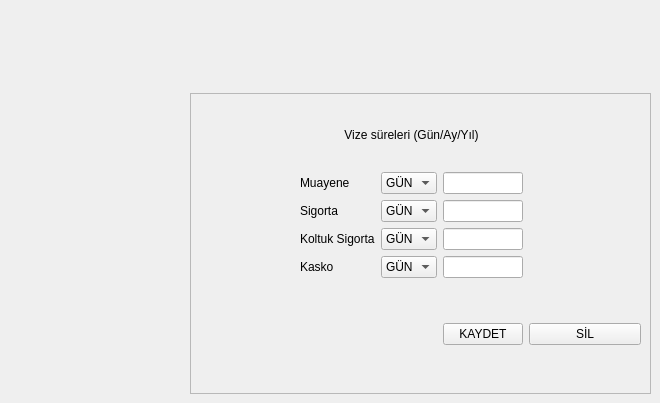
      <widget class="QWidget" name="tab_vizeler">
       <attribute name="title">
        <string>Vizeler</string>
       </attribute>
       <widget class="QFrame" name="frame_3">
        <property name="geometry">
         <rect>
          <x>190</x>
          <y>93</y>
          <width>461</width>
          <height>301</height>
         </rect>
        </property>
        <property name="frameShape">
         <enum>QFrame::Shape::StyledPanel</enum>
        </property>
        <property name="frameShadow">
         <enum>QFrame::Shadow::Raised</enum>
        </property>
        <layout class="QGridLayout" name="gridLayout_2">
         <item row="2" column="2">
          <widget class="QComboBox" name="cmb_sigorta">
           <item>
            <property name="text">
             <string>GÜN</string>
            </property>
           </item>
           <item>
            <property name="text">
             <string>AY</string>
            </property>
           </item>
           <item>
            <property name="text">
             <string>YIL</string>
            </property>
           </item>
          </widget>
         </item>
         <item row="4" column="2">
          <widget class="QComboBox" name="cmb_kasko">
           <item>
            <property name="text">
             <string>GÜN</string>
            </property>
           </item>
           <item>
            <property name="text">
             <string>AY</string>
            </property>
           </item>
           <item>
            <property name="text">
             <string>YIL</string>
            </property>
           </item>
          </widget>
         </item>
         <item row="1" column="1">
          <widget class="QLabel" name="label">
           <property name="text">
            <string>Muayene</string>
           </property>
          </widget>
         </item>
         <item row="1" column="0">
          <spacer name="horizontalSpacer_7">
           <property name="orientation">
            <enum>Qt::Orientation::Horizontal</enum>
           </property>
           <property name="sizeType">
            <enum>QSizePolicy::Policy::Fixed</enum>
           </property>
           <property name="sizeHint" stdset="0">
            <size>
             <width>100</width>
             <height>20</height>
            </size>
           </property>
          </spacer>
         </item>
         <item row="4" column="3">
          <widget class="QLineEdit" name="txt_kasko"/>
         </item>
         <item row="3" column="3">
          <widget class="QLineEdit" name="txt_koltuk"/>
         </item>
         <item row="2" column="1">
          <widget class="QLabel" name="label_2">
           <property name="text">
            <string>Sigorta</string>
           </property>
          </widget>
         </item>
         <item row="2" column="3">
          <widget class="QLineEdit" name="txt_sigorta"/>
         </item>
         <item row="1" column="3">
          <widget class="QLineEdit" name="txt_muayene"/>
         </item>
         <item row="2" column="4">
          <spacer name="horizontalSpacer_6">
           <property name="orientation">
            <enum>Qt::Orientation::Horizontal</enum>
           </property>
           <property name="sizeType">
            <enum>QSizePolicy::Policy::Fixed</enum>
           </property>
           <property name="sizeHint" stdset="0">
            <size>
             <width>200</width>
             <height>20</height>
            </size>
           </property>
          </spacer>
         </item>
         <item row="4" column="1">
          <widget class="QLabel" name="label_4">
           <property name="text">
            <string>Kasko</string>
           </property>
          </widget>
         </item>
         <item row="3" column="1">
          <widget class="QLabel" name="label_3">
           <property name="text">
            <string>Koltuk Sigorta</string>
           </property>
          </widget>
         </item>
         <item row="0" column="1" colspan="3">
          <widget class="QLabel" name="label_5">
           <property name="text">
            <string>Vize süreleri (Gün/Ay/Yıl)</string>
           </property>
           <property name="alignment">
            <set>Qt::AlignmentFlag::AlignCenter</set>
           </property>
          </widget>
         </item>
         <item row="3" column="2">
          <widget class="QComboBox" name="cmb_koltuk">
           <item>
            <property name="text">
             <string>GÜN</string>
            </property>
           </item>
           <item>
            <property name="text">
             <string>AY</string>
            </property>
           </item>
           <item>
            <property name="text">
             <string>YIL</string>
            </property>
           </item>
          </widget>
         </item>
         <item row="1" column="2">
          <widget class="QComboBox" name="cmb_muayene">
           <item>
            <property name="text">
             <string>GÜN</string>
            </property>
           </item>
           <item>
            <property name="text">
             <string>AY</string>
            </property>
           </item>
           <item>
            <property name="text">
             <string>YIL</string>
            </property>
           </item>
          </widget>
         </item>
         <item row="5" column="2">
          <spacer name="verticalSpacer_8">
           <property name="orientation">
            <enum>Qt::Orientation::Vertical</enum>
           </property>
           <property name="sizeType">
            <enum>QSizePolicy::Policy::Fixed</enum>
           </property>
           <property name="sizeHint" stdset="0">
            <size>
             <width>20</width>
             <height>100</height>
            </size>
           </property>
          </spacer>
         </item>
         <item row="5" column="3">
          <widget class="QPushButton" name="btn_kaydet_2">
           <property name="text">
            <string>KAYDET</string>
           </property>
          </widget>
         </item>
         <item row="5" column="4">
          <widget class="QPushButton" name="btn_sil_2">
           <property name="text">
            <string>SİL</string>
           </property>
          </widget>
         </item>
        </layout>
       </widget>
      </widget>
